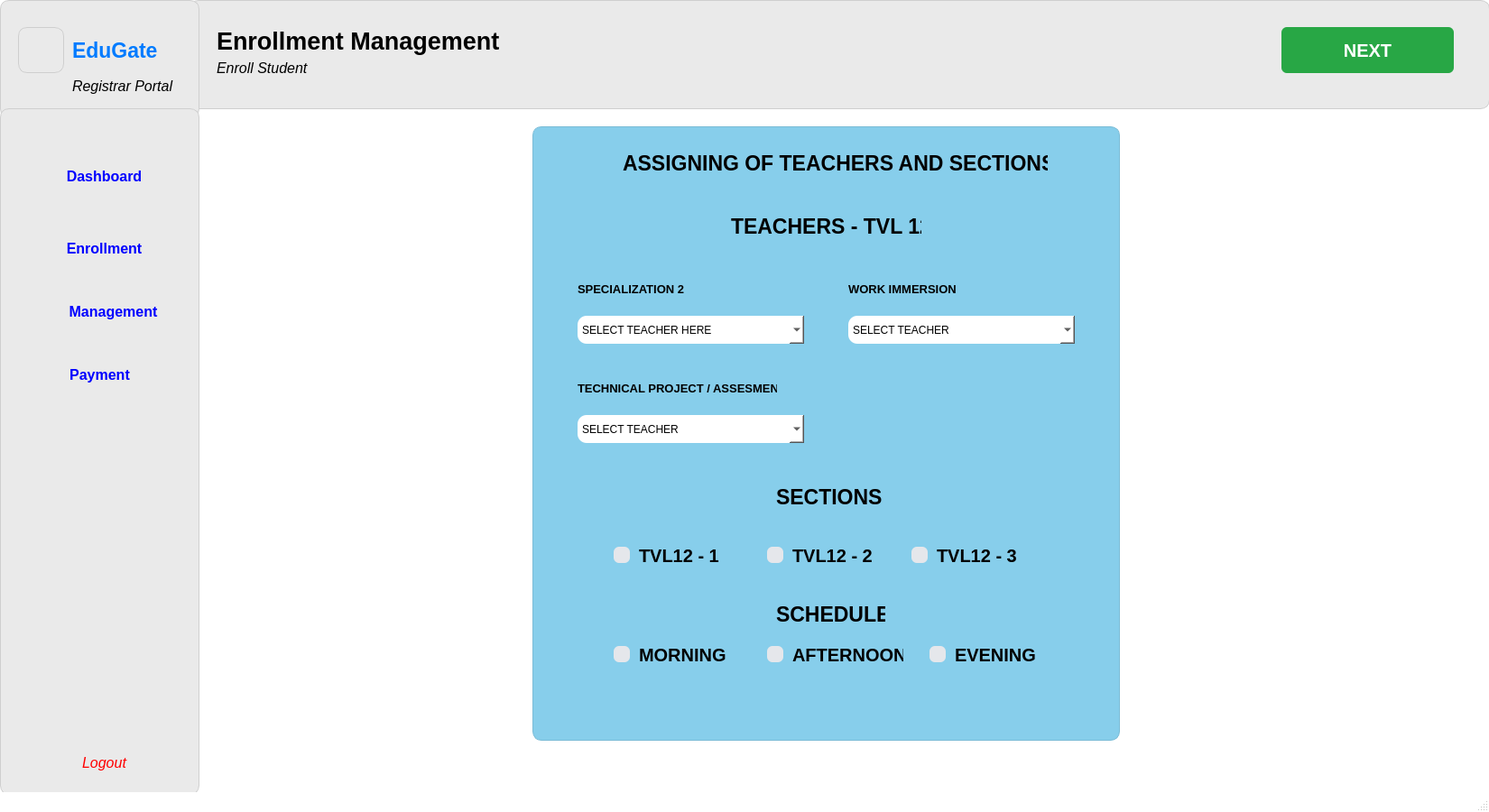
<?xml version="1.0" encoding="UTF-8"?>
<ui version="4.0">
 <class>MainWindow</class>
 <widget class="QMainWindow" name="MainWindow">
  <property name="geometry">
   <rect>
    <x>0</x>
    <y>0</y>
    <width>1650</width>
    <height>900</height>
   </rect>
  </property>
  <property name="sizePolicy">
   <sizepolicy hsizetype="Fixed" vsizetype="Fixed">
    <horstretch>0</horstretch>
    <verstretch>0</verstretch>
   </sizepolicy>
  </property>
  <property name="minimumSize">
   <size>
    <width>1650</width>
    <height>900</height>
   </size>
  </property>
  <property name="maximumSize">
   <size>
    <width>1650</width>
    <height>900</height>
   </size>
  </property>
  <property name="windowTitle">
   <string>MainWindow</string>
  </property>
  <property name="styleSheet">
   <string notr="true">QMainWindow {
    background-color: white;
}
</string>
  </property>
  <widget class="QWidget" name="centralwidget">
   <widget class="QWidget" name="widget" native="true">
    <property name="geometry">
     <rect>
      <x>210</x>
      <y>0</y>
      <width>1441</width>
      <height>121</height>
     </rect>
    </property>
    <property name="styleSheet">
     <string notr="true">QWidget {
    background-color: #eaeaea;  
    border: 1px solid #cfcfcf;
    border-radius: 10px;
}
</string>
    </property>
    <widget class="QLabel" name="label">
     <property name="geometry">
      <rect>
       <x>30</x>
       <y>20</y>
       <width>341</width>
       <height>51</height>
      </rect>
     </property>
     <property name="font">
      <font>
       <family>Segoe UI</family>
       <pointsize>20</pointsize>
       <weight>75</weight>
       <italic>false</italic>
       <bold>true</bold>
      </font>
     </property>
     <property name="styleSheet">
      <string notr="true">QLabel {
    background-color: #eaeaea;   /* match your widget color */
    border: none;                /* remove border */
    color: #000;                 /* text color (change if needed) */
}
</string>
     </property>
     <property name="text">
      <string>Enrollment Management</string>
     </property>
    </widget>
    <widget class="QLabel" name="label_2">
     <property name="geometry">
      <rect>
       <x>30</x>
       <y>60</y>
       <width>171</width>
       <height>31</height>
      </rect>
     </property>
     <property name="font">
      <font>
       <family>Segoe UI</family>
       <pointsize>12</pointsize>
       <weight>50</weight>
       <italic>true</italic>
       <bold>false</bold>
      </font>
     </property>
     <property name="styleSheet">
      <string notr="true">QLabel {
    background-color: #eaeaea;   /* match your widget color */
    border: none;                /* remove border */
    color: #000;                 /* text color (change if needed) */
}
</string>
     </property>
     <property name="text">
      <string>Enroll Student</string>
     </property>
    </widget>
    <widget class="QPushButton" name="pushButton_5">
     <property name="geometry">
      <rect>
       <x>1210</x>
       <y>30</y>
       <width>191</width>
       <height>51</height>
      </rect>
     </property>
     <property name="font">
      <font>
       <family>Segoe UI</family>
       <pointsize>15</pointsize>
       <weight>75</weight>
       <bold>true</bold>
      </font>
     </property>
     <property name="styleSheet">
      <string notr="true">QPushButton {
    background-color: #28a745;
    color: white;
    border: none;
    border-radius: 6px;
    padding: 5px 12px;
}
</string>
     </property>
     <property name="text">
      <string>NEXT</string>
     </property>
    </widget>
   </widget>
   <widget class="QWidget" name="widget_3" native="true">
    <property name="geometry">
     <rect>
      <x>0</x>
      <y>0</y>
      <width>221</width>
      <height>131</height>
     </rect>
    </property>
    <property name="styleSheet">
     <string notr="true">QWidget {
    background-color: #eaeaea;  
    border: 1px solid #cfcfcf;
    border-radius: 10px;
}
</string>
    </property>
    <widget class="QLabel" name="label_3">
     <property name="geometry">
      <rect>
       <x>20</x>
       <y>30</y>
       <width>51</width>
       <height>51</height>
      </rect>
     </property>
     <property name="text">
      <string/>
     </property>
     <property name="pixmap">
      <pixmap>../../../Downloads/ChatGPT Image Dec 10, 2025, 02_26_54 PM.png</pixmap>
     </property>
     <property name="scaledContents">
      <bool>true</bool>
     </property>
    </widget>
    <widget class="QLabel" name="label_4">
     <property name="geometry">
      <rect>
       <x>80</x>
       <y>30</y>
       <width>111</width>
       <height>51</height>
      </rect>
     </property>
     <property name="font">
      <font>
       <family>Segoe UI</family>
       <pointsize>17</pointsize>
       <weight>75</weight>
       <italic>false</italic>
       <bold>true</bold>
      </font>
     </property>
     <property name="styleSheet">
      <string notr="true">QLabel {
    color: #007BFF;    /* nice clean blue */
    background-color: transparent;   /* optional */
    border: none;                    /* optional */
}
</string>
     </property>
     <property name="text">
      <string>EduGate</string>
     </property>
    </widget>
    <widget class="QLabel" name="label_5">
     <property name="geometry">
      <rect>
       <x>80</x>
       <y>80</y>
       <width>121</width>
       <height>31</height>
      </rect>
     </property>
     <property name="font">
      <font>
       <family>Segoe UI</family>
       <pointsize>12</pointsize>
       <weight>50</weight>
       <italic>true</italic>
       <bold>false</bold>
      </font>
     </property>
     <property name="styleSheet">
      <string notr="true">QLabel {
    background-color: #eaeaea;   /* match your widget color */
    border: none;                /* remove border */
    color: #000;                 /* text color (change if needed) */
}
</string>
     </property>
     <property name="text">
      <string>Registrar Portal</string>
     </property>
    </widget>
   </widget>
   <widget class="QWidget" name="widget_2" native="true">
    <property name="geometry">
     <rect>
      <x>0</x>
      <y>120</y>
      <width>221</width>
      <height>761</height>
     </rect>
    </property>
    <property name="styleSheet">
     <string notr="true">QWidget {
    background-color: #eaeaea;  
    border: 1px solid #cfcfcf;
    border-radius: 10px;
}
</string>
    </property>
    <widget class="QLabel" name="label_6">
     <property name="geometry">
      <rect>
       <x>20</x>
       <y>60</y>
       <width>41</width>
       <height>31</height>
      </rect>
     </property>
     <property name="font">
      <font>
       <family>Segoe UI</family>
       <pointsize>8</pointsize>
       <weight>50</weight>
       <italic>true</italic>
       <bold>false</bold>
      </font>
     </property>
     <property name="styleSheet">
      <string notr="true">QLabel {
    background-color: #eaeaea;   /* match your widget color */
    border: none;                /* remove border */
    color: #000;                 /* text color (change if needed) */
}
</string>
     </property>
     <property name="text">
      <string/>
     </property>
     <property name="pixmap">
      <pixmap>../../../Downloads/dashboard-monitor.png</pixmap>
     </property>
     <property name="scaledContents">
      <bool>true</bool>
     </property>
    </widget>
    <widget class="QPushButton" name="pushButton">
     <property name="geometry">
      <rect>
       <x>20</x>
       <y>50</y>
       <width>191</width>
       <height>51</height>
      </rect>
     </property>
     <property name="font">
      <font>
       <family>Segoe UI</family>
       <pointsize>12</pointsize>
       <weight>75</weight>
       <bold>true</bold>
      </font>
     </property>
     <property name="styleSheet">
      <string notr="true">QPushButton {
    border: none;
    outline: none;
    color: blue;
}
QPushButton:hover {
    color: #1565c0;
}

QPushButton:pressed {
    color: #0d47a1;
}
</string>
     </property>
     <property name="text">
      <string>Dashboard</string>
     </property>
    </widget>
    <widget class="QLabel" name="label_7">
     <property name="geometry">
      <rect>
       <x>30</x>
       <y>140</y>
       <width>31</width>
       <height>31</height>
      </rect>
     </property>
     <property name="font">
      <font>
       <family>Segoe UI</family>
       <pointsize>8</pointsize>
       <weight>50</weight>
       <italic>true</italic>
       <bold>false</bold>
      </font>
     </property>
     <property name="styleSheet">
      <string notr="true">QLabel {
    background-color: #eaeaea;   /* match your widget color */
    border: none;                /* remove border */
    color: #000;                 /* text color (change if needed) */
}
</string>
     </property>
     <property name="text">
      <string/>
     </property>
     <property name="pixmap">
      <pixmap>../../../Downloads/user-add.png</pixmap>
     </property>
     <property name="scaledContents">
      <bool>true</bool>
     </property>
    </widget>
    <widget class="QPushButton" name="pushButton_2">
     <property name="geometry">
      <rect>
       <x>20</x>
       <y>130</y>
       <width>191</width>
       <height>51</height>
      </rect>
     </property>
     <property name="font">
      <font>
       <family>Segoe UI</family>
       <pointsize>12</pointsize>
       <weight>75</weight>
       <bold>true</bold>
      </font>
     </property>
     <property name="toolTip">
      <string>&lt;html&gt;&lt;head/&gt;&lt;body&gt;&lt;p&gt;Enrollment&lt;br/&gt;Management&lt;/p&gt;&lt;/body&gt;&lt;/html&gt;</string>
     </property>
     <property name="styleSheet">
      <string notr="true">QPushButton {
    border: none;
    outline: none;
    color: blue;
}
QPushButton:hover {
    color: #1565c0;
}

QPushButton:pressed {
    color: #0d47a1;
}
</string>
     </property>
     <property name="text">
      <string>Enrollment</string>
     </property>
    </widget>
    <widget class="QLabel" name="label_8">
     <property name="geometry">
      <rect>
       <x>20</x>
       <y>210</y>
       <width>41</width>
       <height>31</height>
      </rect>
     </property>
     <property name="font">
      <font>
       <family>Segoe UI</family>
       <pointsize>8</pointsize>
       <weight>50</weight>
       <italic>true</italic>
       <bold>false</bold>
      </font>
     </property>
     <property name="styleSheet">
      <string notr="true">QLabel {
    background-color: #eaeaea;   /* match your widget color */
    border: none;                /* remove border */
    color: #000;                 /* text color (change if needed) */
}
</string>
     </property>
     <property name="text">
      <string/>
     </property>
     <property name="pixmap">
      <pixmap>../../../Downloads/people-group.png</pixmap>
     </property>
     <property name="scaledContents">
      <bool>true</bool>
     </property>
    </widget>
    <widget class="QPushButton" name="pushButton_3">
     <property name="geometry">
      <rect>
       <x>40</x>
       <y>200</y>
       <width>171</width>
       <height>51</height>
      </rect>
     </property>
     <property name="font">
      <font>
       <family>Segoe UI</family>
       <pointsize>12</pointsize>
       <weight>75</weight>
       <bold>true</bold>
      </font>
     </property>
     <property name="toolTip">
      <string>&lt;html&gt;&lt;head/&gt;&lt;body&gt;&lt;p&gt;Enrollment&lt;br/&gt;Management&lt;/p&gt;&lt;/body&gt;&lt;/html&gt;</string>
     </property>
     <property name="styleSheet">
      <string notr="true">QPushButton {
    border: none;
    outline: none;
    color: blue;
}
QPushButton:hover {
    color: #1565c0;
}

QPushButton:pressed {
    color: #0d47a1;
}
</string>
     </property>
     <property name="text">
      <string>Management</string>
     </property>
    </widget>
    <widget class="QPushButton" name="pushButton_4">
     <property name="geometry">
      <rect>
       <x>20</x>
       <y>700</y>
       <width>191</width>
       <height>51</height>
      </rect>
     </property>
     <property name="font">
      <font>
       <family>Segoe UI</family>
       <pointsize>12</pointsize>
       <italic>true</italic>
      </font>
     </property>
     <property name="toolTip">
      <string>&lt;html&gt;&lt;head/&gt;&lt;body&gt;&lt;p&gt;Enrollment&lt;br/&gt;Management&lt;/p&gt;&lt;/body&gt;&lt;/html&gt;</string>
     </property>
     <property name="styleSheet">
      <string notr="true">QPushButton {
    border: none;
    outline: none;
}

QPushButton {
    color: red;
}

</string>
     </property>
     <property name="text">
      <string>Logout</string>
     </property>
    </widget>
    <widget class="QLabel" name="label_9">
     <property name="geometry">
      <rect>
       <x>30</x>
       <y>710</y>
       <width>41</width>
       <height>31</height>
      </rect>
     </property>
     <property name="font">
      <font>
       <family>Segoe UI</family>
       <pointsize>8</pointsize>
       <weight>50</weight>
       <italic>true</italic>
       <bold>false</bold>
      </font>
     </property>
     <property name="styleSheet">
      <string notr="true">QLabel {
    background-color: #eaeaea;   /* match your widget color */
    border: none;                /* remove border */
    color: #000;                 /* text color (change if needed) */
}
</string>
     </property>
     <property name="text">
      <string/>
     </property>
     <property name="pixmap">
      <pixmap>../../../Downloads/sign-out-alt.png</pixmap>
     </property>
     <property name="scaledContents">
      <bool>true</bool>
     </property>
    </widget>
    <widget class="QPushButton" name="pushButton_6">
     <property name="geometry">
      <rect>
       <x>20</x>
       <y>270</y>
       <width>181</width>
       <height>51</height>
      </rect>
     </property>
     <property name="font">
      <font>
       <family>Segoe UI</family>
       <pointsize>12</pointsize>
       <weight>75</weight>
       <bold>true</bold>
      </font>
     </property>
     <property name="toolTip">
      <string>&lt;html&gt;&lt;head/&gt;&lt;body&gt;&lt;p&gt;Enrollment&lt;br/&gt;Management&lt;/p&gt;&lt;/body&gt;&lt;/html&gt;</string>
     </property>
     <property name="styleSheet">
      <string notr="true">QPushButton {
    border: none;
    outline: none;
    color: blue;
}
QPushButton:hover {
    color: #1565c0;
}

QPushButton:pressed {
    color: #0d47a1;
}
</string>
     </property>
     <property name="text">
      <string>Payment</string>
     </property>
    </widget>
    <widget class="QLabel" name="label_11">
     <property name="geometry">
      <rect>
       <x>20</x>
       <y>280</y>
       <width>41</width>
       <height>31</height>
      </rect>
     </property>
     <property name="font">
      <font>
       <family>Segoe UI</family>
       <pointsize>8</pointsize>
       <weight>50</weight>
       <italic>true</italic>
       <bold>false</bold>
      </font>
     </property>
     <property name="styleSheet">
      <string notr="true">QLabel {
    background-color: #eaeaea;   /* match your widget color */
    border: none;                /* remove border */
    color: #000;                 /* text color (change if needed) */
}
</string>
     </property>
     <property name="text">
      <string/>
     </property>
     <property name="pixmap">
      <pixmap>../../../Downloads/credit-card.png</pixmap>
     </property>
     <property name="scaledContents">
      <bool>true</bool>
     </property>
    </widget>
    <zorder>pushButton</zorder>
    <zorder>label_6</zorder>
    <zorder>pushButton_2</zorder>
    <zorder>label_7</zorder>
    <zorder>pushButton_3</zorder>
    <zorder>label_8</zorder>
    <zorder>pushButton_4</zorder>
    <zorder>label_9</zorder>
    <zorder>pushButton_6</zorder>
    <zorder>label_11</zorder>
   </widget>
   <widget class="QWidget" name="widget_7" native="true">
    <property name="geometry">
     <rect>
      <x>590</x>
      <y>140</y>
      <width>651</width>
      <height>681</height>
     </rect>
    </property>
    <property name="styleSheet">
     <string notr="true">QWidget {
    background-color: #87ceeb;
    border: 1px solid #7bbcd6;
    border-radius: 10px;
}
</string>
    </property>
    <widget class="QLabel" name="label_20">
     <property name="geometry">
      <rect>
       <x>100</x>
       <y>30</y>
       <width>471</width>
       <height>21</height>
      </rect>
     </property>
     <property name="font">
      <font>
       <family>Segoe UI</family>
       <pointsize>17</pointsize>
       <weight>75</weight>
       <bold>true</bold>
      </font>
     </property>
     <property name="styleSheet">
      <string notr="true">QLabel {
    border: none;
}
</string>
     </property>
     <property name="text">
      <string>ASSIGNING OF TEACHERS AND SECTIONS</string>
     </property>
    </widget>
    <widget class="QLabel" name="label_22">
     <property name="geometry">
      <rect>
       <x>50</x>
       <y>170</y>
       <width>161</width>
       <height>21</height>
      </rect>
     </property>
     <property name="font">
      <font>
       <family>Segoe UI</family>
       <pointsize>10</pointsize>
       <weight>75</weight>
       <bold>true</bold>
      </font>
     </property>
     <property name="styleSheet">
      <string notr="true">QLabel {
    border: none;
}
</string>
     </property>
     <property name="text">
      <string>SPECIALIZATION 2</string>
     </property>
    </widget>
    <widget class="QComboBox" name="comboBox_3">
     <property name="geometry">
      <rect>
       <x>50</x>
       <y>210</y>
       <width>251</width>
       <height>31</height>
      </rect>
     </property>
     <property name="styleSheet">
      <string notr="true">QComboBox {
    background-color: white;
    color: black;
    border: none;
}

QComboBox QAbstractItemView {
    background-color: white;
    color: black;
}
</string>
     </property>
     <property name="inputMethodHints">
      <set>Qt::ImhNone</set>
     </property>
     <property name="editable">
      <bool>false</bool>
     </property>
     <property name="currentText">
      <string>SELECT TEACHER HERE</string>
     </property>
     <item>
      <property name="text">
       <string>SELECT TEACHER HERE</string>
      </property>
     </item>
     <item>
      <property name="text">
       <string>Brian T. Villamor</string>
      </property>
     </item>
     <item>
      <property name="text">
       <string>Rhea S. Padilla</string>
      </property>
     </item>
     <item>
      <property name="text">
       <string>Alvin J. Cruz</string>
      </property>
     </item>
    </widget>
    <widget class="QLabel" name="label_23">
     <property name="geometry">
      <rect>
       <x>350</x>
       <y>170</y>
       <width>191</width>
       <height>21</height>
      </rect>
     </property>
     <property name="font">
      <font>
       <family>Segoe UI</family>
       <pointsize>10</pointsize>
       <weight>75</weight>
       <bold>true</bold>
      </font>
     </property>
     <property name="styleSheet">
      <string notr="true">QLabel {
    border: none;
}
</string>
     </property>
     <property name="text">
      <string>WORK IMMERSION</string>
     </property>
    </widget>
    <widget class="QComboBox" name="comboBox_4">
     <property name="geometry">
      <rect>
       <x>350</x>
       <y>210</y>
       <width>251</width>
       <height>31</height>
      </rect>
     </property>
     <property name="styleSheet">
      <string notr="true">QComboBox {
    background-color: white;
    color: black;
    border: none;
}

QComboBox QAbstractItemView {
    background-color: white;
    color: black;
}
</string>
     </property>
     <property name="inputMethodHints">
      <set>Qt::ImhNone</set>
     </property>
     <property name="editable">
      <bool>false</bool>
     </property>
     <property name="currentText">
      <string>SELECT TEACHER</string>
     </property>
     <item>
      <property name="text">
       <string>SELECT TEACHER</string>
      </property>
     </item>
     <item>
      <property name="text">
       <string>Lorna M. Santiago</string>
      </property>
     </item>
     <item>
      <property name="text">
       <string>Dennis A. Morales</string>
      </property>
     </item>
     <item>
      <property name="text">
       <string>Sheila R. Navarro</string>
      </property>
     </item>
    </widget>
    <widget class="QComboBox" name="comboBox_5">
     <property name="geometry">
      <rect>
       <x>50</x>
       <y>320</y>
       <width>251</width>
       <height>31</height>
      </rect>
     </property>
     <property name="styleSheet">
      <string notr="true">QComboBox {
    background-color: white;
    color: black;
    border: none;
}

QComboBox QAbstractItemView {
    background-color: white;
    color: black;
}
</string>
     </property>
     <property name="inputMethodHints">
      <set>Qt::ImhNone</set>
     </property>
     <property name="editable">
      <bool>false</bool>
     </property>
     <property name="currentText">
      <string>SELECT TEACHER</string>
     </property>
     <item>
      <property name="text">
       <string>SELECT TEACHER</string>
      </property>
     </item>
     <item>
      <property name="text">
       <string>Alvin J. Cruz</string>
      </property>
     </item>
     <item>
      <property name="text">
       <string>Brian T. Villamor</string>
      </property>
     </item>
     <item>
      <property name="text">
       <string>Sheila R. Navarro</string>
      </property>
     </item>
    </widget>
    <widget class="QLabel" name="label_25">
     <property name="geometry">
      <rect>
       <x>50</x>
       <y>280</y>
       <width>221</width>
       <height>21</height>
      </rect>
     </property>
     <property name="font">
      <font>
       <family>Segoe UI</family>
       <pointsize>10</pointsize>
       <weight>75</weight>
       <bold>true</bold>
      </font>
     </property>
     <property name="styleSheet">
      <string notr="true">QLabel {
    border: none;
}
</string>
     </property>
     <property name="text">
      <string>TECHNICAL PROJECT / ASSESMENT</string>
     </property>
    </widget>
    <widget class="QCheckBox" name="checkBox">
     <property name="geometry">
      <rect>
       <x>90</x>
       <y>450</y>
       <width>141</width>
       <height>51</height>
      </rect>
     </property>
     <property name="font">
      <font>
       <family>Segoe UI</family>
       <pointsize>-1</pointsize>
       <weight>75</weight>
       <bold>true</bold>
      </font>
     </property>
     <property name="styleSheet">
      <string notr="true">QCheckBox {
    background: transparent;
    border: none;
    padding: 0px;
    margin: 0px;

    spacing: 10px;
    color: #000000;          /* BLACK text */
    font-family: &quot;Segoe UI&quot;;
    font-size: 20px;
    font-weight: bold;
}

QCheckBox::indicator {
    width: 18px;
    height: 18px;
    border: none;            /* no border */
    background-color: #e5e7eb;
    border-radius: 6px;
}

QCheckBox::indicator:checked {
    background-color: #22c55e;   /* green */
}
</string>
     </property>
     <property name="text">
      <string>TVL12 - 1</string>
     </property>
    </widget>
    <widget class="QCheckBox" name="checkBox_3">
     <property name="geometry">
      <rect>
       <x>420</x>
       <y>450</y>
       <width>141</width>
       <height>51</height>
      </rect>
     </property>
     <property name="font">
      <font>
       <family>Segoe UI</family>
       <pointsize>-1</pointsize>
       <weight>75</weight>
       <bold>true</bold>
      </font>
     </property>
     <property name="styleSheet">
      <string notr="true">QCheckBox {
    background: transparent;
    border: none;
    padding: 0px;
    margin: 0px;

    spacing: 10px;
    color: #000000;          /* BLACK text */
    font-family: &quot;Segoe UI&quot;;
    font-size: 20px;
    font-weight: bold;
}

QCheckBox::indicator {
    width: 18px;
    height: 18px;
    border: none;            /* no border */
    background-color: #e5e7eb;
    border-radius: 6px;
}

QCheckBox::indicator:checked {
    background-color: #22c55e;   /* green */
}
</string>
     </property>
     <property name="text">
      <string>TVL12 - 3</string>
     </property>
    </widget>
    <widget class="QCheckBox" name="checkBox_4">
     <property name="geometry">
      <rect>
       <x>260</x>
       <y>450</y>
       <width>141</width>
       <height>51</height>
      </rect>
     </property>
     <property name="font">
      <font>
       <family>Segoe UI</family>
       <pointsize>-1</pointsize>
       <weight>75</weight>
       <bold>true</bold>
      </font>
     </property>
     <property name="styleSheet">
      <string notr="true">QCheckBox {
    background: transparent;
    border: none;
    padding: 0px;
    margin: 0px;

    spacing: 10px;
    color: #000000;          /* BLACK text */
    font-family: &quot;Segoe UI&quot;;
    font-size: 20px;
    font-weight: bold;
}

QCheckBox::indicator {
    width: 18px;
    height: 18px;
    border: none;            /* no border */
    background-color: #e5e7eb;
    border-radius: 6px;
}

QCheckBox::indicator:checked {
    background-color: #22c55e;   /* green */
}
</string>
     </property>
     <property name="text">
      <string>TVL12 - 2</string>
     </property>
    </widget>
    <widget class="QLabel" name="label_34">
     <property name="geometry">
      <rect>
       <x>270</x>
       <y>400</y>
       <width>121</width>
       <height>21</height>
      </rect>
     </property>
     <property name="font">
      <font>
       <family>Segoe UI</family>
       <pointsize>17</pointsize>
       <weight>75</weight>
       <bold>true</bold>
      </font>
     </property>
     <property name="styleSheet">
      <string notr="true">QLabel {
    border: none;
}
</string>
     </property>
     <property name="text">
      <string>SECTIONS</string>
     </property>
    </widget>
    <widget class="QLabel" name="label_28">
     <property name="geometry">
      <rect>
       <x>220</x>
       <y>100</y>
       <width>211</width>
       <height>21</height>
      </rect>
     </property>
     <property name="font">
      <font>
       <family>Segoe UI</family>
       <pointsize>17</pointsize>
       <weight>75</weight>
       <bold>true</bold>
      </font>
     </property>
     <property name="styleSheet">
      <string notr="true">QLabel {
    border: none;
}
</string>
     </property>
     <property name="text">
      <string>TEACHERS - TVL 12</string>
     </property>
    </widget>
    <widget class="QLabel" name="label_35">
     <property name="geometry">
      <rect>
       <x>270</x>
       <y>530</y>
       <width>121</width>
       <height>21</height>
      </rect>
     </property>
     <property name="font">
      <font>
       <family>Segoe UI</family>
       <pointsize>17</pointsize>
       <weight>75</weight>
       <bold>true</bold>
      </font>
     </property>
     <property name="styleSheet">
      <string notr="true">QLabel {
    border: none;
}
</string>
     </property>
     <property name="text">
      <string>SCHEDULE</string>
     </property>
    </widget>
    <widget class="QCheckBox" name="checkBox_5">
     <property name="geometry">
      <rect>
       <x>90</x>
       <y>560</y>
       <width>141</width>
       <height>51</height>
      </rect>
     </property>
     <property name="font">
      <font>
       <family>Segoe UI</family>
       <pointsize>-1</pointsize>
       <weight>75</weight>
       <bold>true</bold>
      </font>
     </property>
     <property name="styleSheet">
      <string notr="true">QCheckBox {
    background: transparent;
    border: none;
    padding: 0px;
    margin: 0px;

    spacing: 10px;
    color: #000000;          /* BLACK text */
    font-family: &quot;Segoe UI&quot;;
    font-size: 20px;
    font-weight: bold;
}

QCheckBox::indicator {
    width: 18px;
    height: 18px;
    border: none;            /* no border */
    background-color: #e5e7eb;
    border-radius: 6px;
}

QCheckBox::indicator:checked {
    background-color: #22c55e;   /* green */
}
</string>
     </property>
     <property name="text">
      <string>MORNING</string>
     </property>
    </widget>
    <widget class="QCheckBox" name="checkBox_6">
     <property name="geometry">
      <rect>
       <x>260</x>
       <y>560</y>
       <width>151</width>
       <height>51</height>
      </rect>
     </property>
     <property name="font">
      <font>
       <family>Segoe UI</family>
       <pointsize>-1</pointsize>
       <weight>75</weight>
       <bold>true</bold>
      </font>
     </property>
     <property name="styleSheet">
      <string notr="true">QCheckBox {
    background: transparent;
    border: none;
    padding: 0px;
    margin: 0px;

    spacing: 10px;
    color: #000000;          /* BLACK text */
    font-family: &quot;Segoe UI&quot;;
    font-size: 20px;
    font-weight: bold;
}

QCheckBox::indicator {
    width: 18px;
    height: 18px;
    border: none;            /* no border */
    background-color: #e5e7eb;
    border-radius: 6px;
}

QCheckBox::indicator:checked {
    background-color: #22c55e;   /* green */
}
</string>
     </property>
     <property name="text">
      <string>AFTERNOON</string>
     </property>
    </widget>
    <widget class="QCheckBox" name="checkBox_7">
     <property name="geometry">
      <rect>
       <x>440</x>
       <y>560</y>
       <width>141</width>
       <height>51</height>
      </rect>
     </property>
     <property name="font">
      <font>
       <family>Segoe UI</family>
       <pointsize>-1</pointsize>
       <weight>75</weight>
       <bold>true</bold>
      </font>
     </property>
     <property name="styleSheet">
      <string notr="true">QCheckBox {
    background: transparent;
    border: none;
    padding: 0px;
    margin: 0px;

    spacing: 10px;
    color: #000000;          /* BLACK text */
    font-family: &quot;Segoe UI&quot;;
    font-size: 20px;
    font-weight: bold;
}

QCheckBox::indicator {
    width: 18px;
    height: 18px;
    border: none;            /* no border */
    background-color: #e5e7eb;
    border-radius: 6px;
}

QCheckBox::indicator:checked {
    background-color: #22c55e;   /* green */
}
</string>
     </property>
     <property name="text">
      <string>EVENING</string>
     </property>
    </widget>
   </widget>
  </widget>
  <widget class="QStatusBar" name="statusbar"/>
 </widget>
 <resources/>
 <connections/>
</ui>
